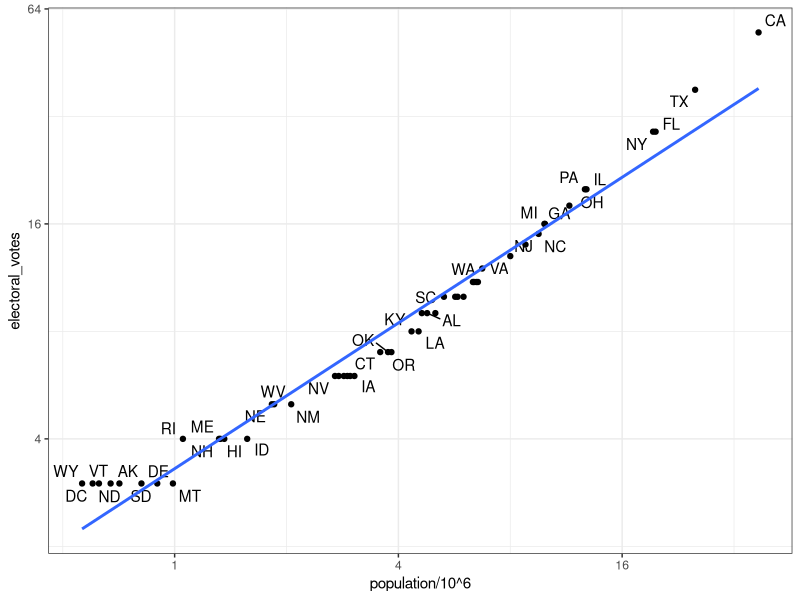

Here is the R script that generated this plot:
###combine tables
# import US murders data
library(tidyverse)
library(ggrepel)
library(dslabs)
ds_theme_set()
data(murders)
head(murders)

# import US election results data
data(polls_us_election_2016)
head(results_us_election_2016)
identical(results_us_election_2016$state, murders$state)

# join the murders table and US election results table
tab <- left_join(murders, results_us_election_2016, by = "state")
head(tab)

# plot electoral votes versus population
tab %>% ggplot(aes(population/10^6, electoral_votes, label = abb)) +
  geom_point() +
  geom_text_repel() + 
  scale_x_continuous(trans = "log2") +
  scale_y_continuous(trans = "log2") +
  geom_smooth(method = "lm", se = FALSE)



# make two smaller tables to demonstrate joins
tab1 <- slice(murders, 1:6) %>% select(state, population)
tab1
tab2 <- slice(results_us_election_2016, c(1:3, 5, 7:8)) %>% select(state, electoral_votes)
tab2


# left_join() only keeps rows that have information in the first table.
# right_join() only keeps rows that have information in the second table.
# inner_join() only keeps rows that have information in both tables.
# full_join() keeps all rows from both tables.
# semi_join() keeps the part of first table for which we have information in the second.
# anti_join() keeps the elements of the first table for which there is no information in the second.

# experiment with different joins
left_join(tab1, tab2)
tab1 %>% left_join(tab2)
tab1 %>% right_join(tab2)
full_join(tab1, tab2)
inner_join(tab1, tab2)
semi_join(tab1, tab2)
anti_join(tab1, tab2)


####
# Unlike the join functions, the binding functions do not try to match by a variable, but rather just combine datasets.
# bind_cols() binds two objects by making them columns in a tibble. The R-base function cbind() binds columns but makes a data frame or matrix instead.
# The bind_rows() function is similar but binds rows instead of columns. The R-base function rbind() binds rows but makes a data frame or matrix instead.
bind_cols(a = 1:3, b = 4:6)

tab1 <- tab[, 1:3]
tab2 <- tab[, 4:6]
tab3 <- tab[, 7:9]
new_tab <- bind_cols(tab1, tab2, tab3)
head(new_tab)

tab1 <- tab[1:2,]
tab2 <- tab[3:4,]
bind_rows(tab1, tab2)



####
# By default, the set operators in R-base work on vectors. If tidyverse/dplyr are loaded, they also work on data frames.
# You can take intersections of vectors using intersect(). This returns the elements common to both sets.
# You can take the union of vectors using union(). This returns the elements that are in either set.
# The set difference between a first and second argument can be obtained with setdiff(). Note that this function is not symmetric.
# The function set_equal() tells us if two sets are the same, regardless of the order of elements.
# intersect vectors or data frames
intersect(1:10, 6:15)
intersect(c("a","b","c"), c("b","c","d"))
tab1 <- tab[1:5,]
tab2 <- tab[3:7,]
intersect(tab1, tab2)

# perform a union of vectors or data frames
union(1:10, 6:15)
union(c("a","b","c"), c("b","c","d"))
tab1 <- tab[1:5,]
tab2 <- tab[3:7,]
union(tab1, tab2)

# set difference of vectors or data frames
setdiff(1:10, 6:15)
setdiff(6:15, 1:10)
tab1 <- tab[1:5,]
tab2 <- tab[3:7,]
setdiff(tab1, tab2)

# setequal determines whether sets have the same elements, regardless of order
setequal(1:5, 1:6)
setequal(1:5, 5:1)
setequal(tab1, tab2)
